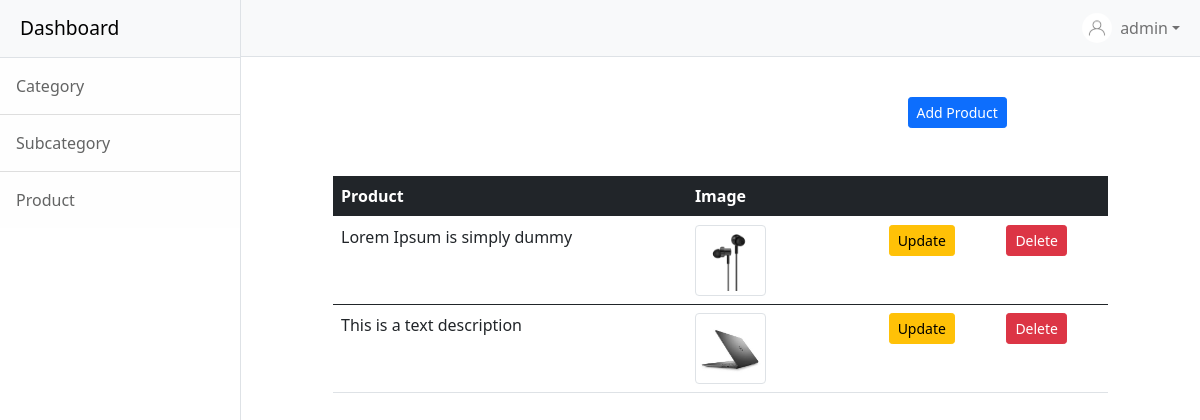
/product/ (signed in), run on the app's committed database.
### operation_app/models.py (models this page shows, shortened)
class Product(models.Model):
    category = models.ForeignKey(
        Category, on_delete=models.CASCADE)
    subcategory = models.ForeignKey(Subcategory, on_delete=models.CASCADE)
    title = models.CharField(max_length=200)
    description = RichTextField()
    price = models.DecimalField(max_digits=8, decimal_places=2)
    old_price = models.DecimalField(max_digits=8, decimal_places=2, null=True)
    stock = models.PositiveIntegerField(null=True)
    image = models.ImageField(
        upload_to="product", verbose_name='Image')
    slug = models.SlugField(null=True, unique=True)
    active = models.BooleanField(default=True)
    hits = models.IntegerField(default=0)
    posted_on = models.DateTimeField(auto_now=False, auto_now_add=True)
    updated_on = models.DateTimeField(auto_now=True, auto_now_add=False)
    def image_tag(self):
        return mark_safe('<img src="{}" heights="70" width="60" />'.format(self.image.url))
    image_tag.short_description = 'Image'

### operation_app/views.py (the view)
# urls.py: path('product/', product, name='product'),
@login_required
def product(request):
    data = Product.objects.all()
    return render(request, 'product_list.html', context={'data': data})

### templates/product_list.html (shortened to what this page needs)
{% extends 'base.html' %}
{% block body_block %}
<a  class="btn btn-sm btn-primary catbut" href="{% url 'add_product'%}">Add Product</a>
  <div class="pt-5 tabled">
   <table class="table table-image">
    <thead class="table-dark m-2" >
     <th>Product</th>
     <th colspan="3">Image</th>
    {% for d in data %}
    <tbody >
    <td>{{d.title}}</td>
    <td class="w-25"><img src="{{d.image.url}}" class="img-fluid img-thumbnail" alt="" width="40%" height="15%"></td>
    <td><a class="btn btn-sm btn-warning" href="{% url 'update_product' pk=d.pk %}">Update</a></td>
    <td><a class="btn btn-sm btn-danger" href="{% url 'delete_product' pk=d.pk %}">Delete</a></td>
    </tbody  >
    {% endfor %}
  </table>
</div>
{% endblock %}

### templates/base.html (shortened to what this page needs)
{% load static %}
<!DOCTYPE html>
<html lang="en">
    <head>
        <link href="{%static 'css/style.css'%}" rel="stylesheet" />
        <link href="{%static 'inp.css'%}" rel="stylesheet" />
    </head>
    <body>
        <div class="d-flex" id="wrapper">
            <div class="border-end bg-white" id="sidebar-wrapper">
                <div class="sidebar-heading border-bottom bg-light "><a class="modify" href="/">Dashboard</a></div>
                <div class="list-group list-group-flush">
                  <a class="list-group-item list-group-item-action list-group-item-light p-3" href="{%url 'category' %}">Category</a>
				    <a class="list-group-item list-group-item-action list-group-item-light p-3" href="{%url 'subcategory' %}">Subcategory</a>
					 <a class="list-group-item list-group-item-action list-group-item-light p-3" href="{% url 'product' %}">Product</a>
                </div>
            </div>
            <div id="page-content-wrapper">
                <nav class="navbar navbar-expand-lg navbar-light bg-light border-bottom">
                    <div class="container-fluid">
                        <div class="collapse navbar-collapse" id="navbarSupportedContent">
                            <ul class="navbar-nav ms-auto mt-2 mt-lg-0">
                            <img src="{%static 'user.jpg' %}" alt="logo" width="30px" height="30px" style="border-radius: 15px; margin-top: 5px;">
                               <li> {% if user.is_authenticated %}
                                    <a class="nav-link dropdown-toggle" id="navbarDropdown" href="#" role="button" data-bs-toggle="dropdown" aria-haspopup="true" aria-expanded="false">{{user.username}}</a>
                                        {% endif %}
                                </li>
                            </ul>
                        </div>
                    </div>
                </nav>
              <div class="container">
                {% block body_block %}
                {% endblock %}
              </div>
            </div>
        </div>
    </body>
</html>

### data on the page
Product: title "Lorem Ipsum is simply dummy", image (picture)
Product: title "This is a text description", image (picture)

### other printed values
{{ user.username }} "admin"
